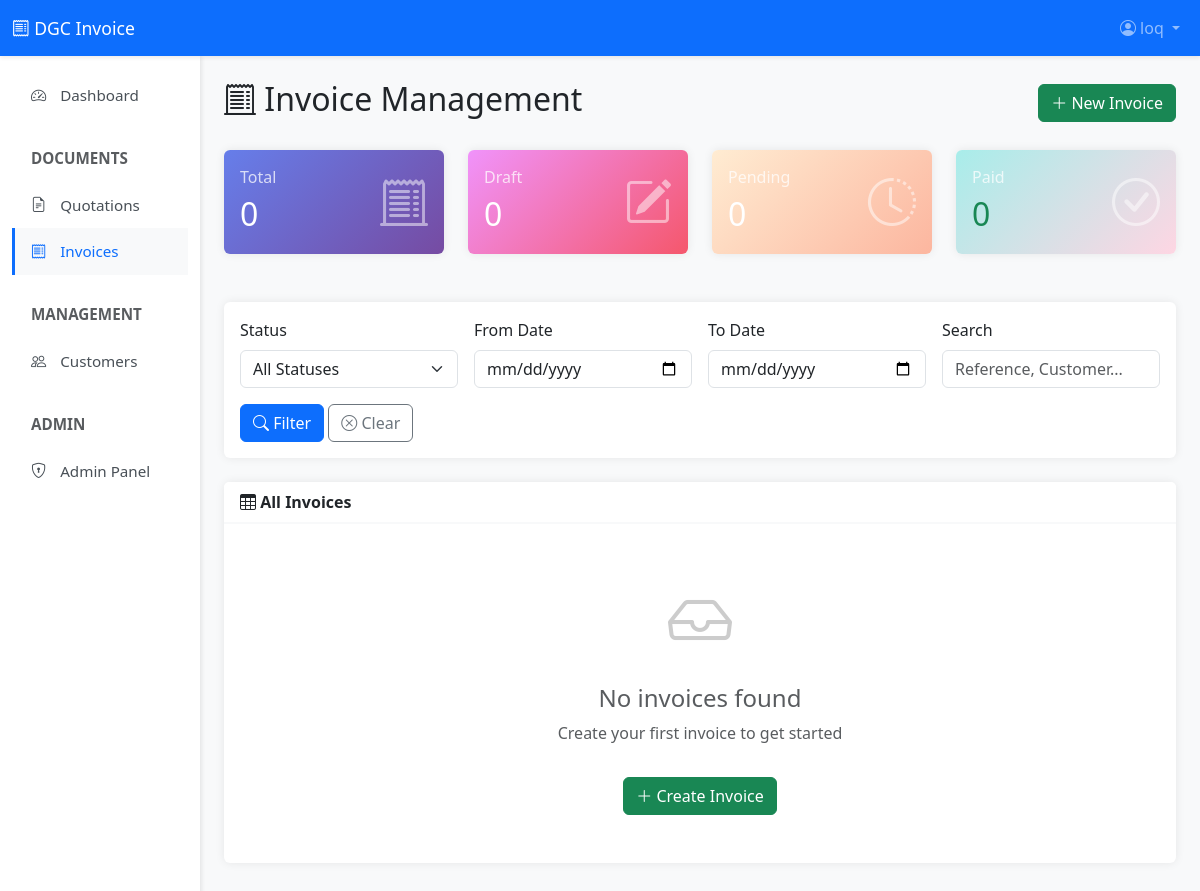
Before: /invoices/ (signed in) with the older database file.
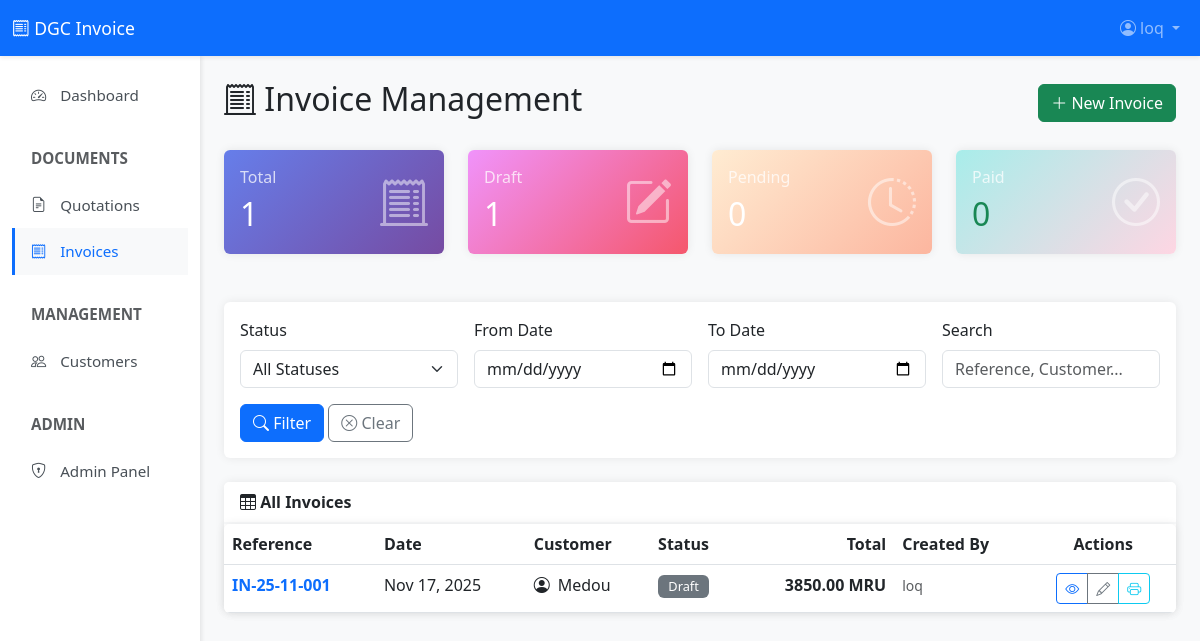
After: the same page with the newer database file.
### Invoice/models.py (models this page shows, shortened)
class Document(models.Model):
    DOCUMENT_TYPE_CHOICES = [
        ('quotation', 'Quotation'),
        ('invoice', 'Invoice'),
    ]
    STATUS_CHOICES = [
        ('draft', 'Draft'),
        ('pending', 'Pending'),
        ('approved', 'Approved'),
        ('rejected', 'Rejected'),
        ('paid', 'Paid'),
        ('cancelled', 'Cancelled'),
    ]
    CURRENCY_CHOICES = [
        ('MRU', 'MRU - Mauritanian Ouguiya'),
        ('USD', 'USD - US Dollar'),
        ('EUR', 'EUR - Euro'),
    ]
    document_type = models.CharField(
        max_length=20,
        choices=DOCUMENT_TYPE_CHOICES,
        default='quotation',
        help_text="Type of document"
    )
    reference = models.CharField(
        max_length=50,
        unique=True,
        help_text="Auto-generated: QT-YY-MM-XXX or IN-YY-MM-XXX"
    )
    date = models.DateField(default=datetime.now)
    customer = models.ForeignKey(
        Customer,
        on_delete=models.PROTECT,
        null=True,
        blank=True,
        related_name='documents',
        help_text="Link to customer database (optional)"
    )
    customer_name = models.CharField(max_length=200, help_text="Customer name (required)")
    customer_location = models.CharField(max_length=300, blank=True)
    customer_phone = models.CharField(max_length=20, blank=True)
    customer_po_ref = models.CharField(
        max_length=100,
        blank=True,
        verbose_name="Customer PO Reference",
        help_text="Customer's Purchase Order reference (for invoices)"
    )
    work_delivery = models.TextField(
        blank=True,
        verbose_name="Work Delivery Terms",
        help_text="Delivery terms (quotations only)"
    )
    payment_terms = models.TextField(
        blank=True,
        verbose_name="Payment Terms",
        help_text="Payment conditions (quotations only)"
    )
    currency = models.CharField(
        max_length=10,
        choices=CURRENCY_CHOICES,
        default='MRU'
    )
    tva_rate = models.DecimalField(
        max_digits=5,
        decimal_places=2,
        default=Decimal('0.00'),
        validators=[MinValueValidator(Decimal('0.00')), MaxValueValidator(Decimal('100.00'))],
        verbose_name="TVA Rate (%)",
        help_text="Tax rate in percentage"
    )
    amount_in_words = models.TextField(
        blank=True,
        help_text="Amount written in words (invoices only)"
    )
    status = models.CharField(
        max_length=20,
        choices=STATUS_CHOICES,
        default='draft'
    )
    converted_to_invoice = models.OneToOneField(
        'self',
        on_delete=models.SET_NULL,
        null=True,
        blank=True,
        related_name='source_quotation',
        help_text="Invoice created from this quotation"
    )
    approved_by = models.ForeignKey(
        User,
        on_delete=models.SET_NULL,
        null=True,
        blank=True,
        related_name='approved_documents'
    )
    approved_at = models.DateTimeField(null=True, blank=True)
    rejected_by = models.ForeignKey(
        User,
        on_delete=models.SET_NULL,
        null=True,
        blank=True,
        related_name='rejected_documents'
    )
    rejected_at = models.DateTimeField(null=True, blank=True)
    notes = models.TextField(
        blank=True,
        help_text="Internal notes (not shown on document)"
    )
    footer_text = models.TextField(
        blank=True,
        help_text="Additional text for document footer"
    )
    created_by = models.ForeignKey(
        User,
        on_delete=models.PROTECT,
        related_name='created_documents'
    )
    created_at = models.DateTimeField(auto_now_add=True)
    updated_at = models.DateTimeField(auto_now=True)
    class Meta:
        ordering = ['-date', '-created_at']
        indexes = [
            models.Index(fields=['-date']),
            models.Index(fields=['status']),
            models.Index(fields=['document_type']),
            models.Index(fields=['reference']),
            models.Index(fields=['customer']),
        ]
        verbose_name = "Document"
        verbose_name_plural = "Documents"
    @property
    def subtotal(self):
        return sum(item.total_price for item in self.items.all())
    @property
    def tva_amount(self):
        return (self.subtotal * self.tva_rate) / Decimal('100')
    @property
    def total(self):
        return self.subtotal + self.tva_amount

class DocumentItem(models.Model):
    UNIT_CHOICES = [
        ('PC', 'PC'),
        ('Unit', 'Unit'),
        ('Hour', 'Hour'),
        ('Day', 'Day'),
        ('Month', 'Month'),
        ('Set', 'Set'),
        ('Box', 'Box'),
        ('Kg', 'Kg'),
        ('Meter', 'Meter'),
        ('Liter', 'Liter'),
    ]
    document = models.ForeignKey(
        Document,
        on_delete=models.CASCADE,
        related_name='items'
    )
    item_number = models.PositiveIntegerField(
        help_text="Line item number (auto-generated)"
    )
    description = models.TextField(
        help_text="Description of the item/service"
    )
    unit = models.CharField(
        max_length=10,
        choices=UNIT_CHOICES,
        default='PC'
    )
    quantity = models.PositiveIntegerField(
        default=1,
        validators=[MinValueValidator(1)]
    )
    unit_price = models.DecimalField(
        max_digits=12,
        decimal_places=2,
        validators=[MinValueValidator(Decimal('0.00'))],
        help_text="Price per unit"
    )
    class Meta:
        ordering = ['item_number']
        unique_together = ['document', 'item_number']
        indexes = [
            models.Index(fields=['document', 'item_number']),
        ]
    @property
    def total_price(self):
        return self.quantity * self.unit_price

### Invoice/views.py (the view)
# urls.py: path('invoices/', views.InvoiceListView.as_view(), name='invoice_list'),
class InvoiceListView(LoginRequiredMixin, ListView):
    model = Document
    template_name = 'invoices/invoice_list.html'
    context_object_name = 'invoices'
    paginate_by = 20
    def get_queryset(self):
        queryset = Document.objects.filter(
            document_type='invoice'
        ).select_related(
            'customer', 'created_by', 'approved_by'
        ).prefetch_related('items')
        status = self.request.GET.get('status')
        if status:
            queryset = queryset.filter(status=status)
        search = self.request.GET.get('search')
        if search:
            queryset = queryset.filter(
                Q(reference__icontains=search) |
                Q(customer_name__icontains=search) |
                Q(customer_po_ref__icontains=search)
            )
        date_from = self.request.GET.get('date_from')
        date_to = self.request.GET.get('date_to')
        if date_from:
            queryset = queryset.filter(date__gte=date_from)
        if date_to:
            queryset = queryset.filter(date__lte=date_to)
        return queryset.order_by('-date', '-created_at')
    def get_context_data(self, **kwargs):
        context = super().get_context_data(**kwargs)
        all_invoices = Document.objects.filter(document_type='invoice')
        context['stats'] = {
            'total': all_invoices.count(),
            'draft': all_invoices.filter(status='draft').count(),
            'pending': all_invoices.filter(status='pending').count(),
            'approved': all_invoices.filter(status='approved').count(),
            'paid': all_invoices.filter(status='paid').count(),
        }
        context['current_status'] = self.request.GET.get('status', '')
        context['current_search'] = self.request.GET.get('search', '')
        return context

### Invoice/templates/invoices/invoice_list.html (shortened to what the changed rows need)
{% extends 'invoices/base.html' %}
{% block content %}
<div class="row mb-4">
    <div class="col">
        <div class="d-flex justify-content-between align-items-center">
            <h2>
                <i class="bi bi-receipt-cutoff"></i> Invoice Management
            </h2>
        </div>
    </div>
</div>
<div class="row g-4 mb-4">
    <div class="col-md-3">
        <div class="card text-white" style="background: linear-gradient(135deg, #667eea 0%, #764ba2 100%);">
            <div class="card-body">
                <div class="d-flex justify-content-between align-items-center">
                    <div>
                        <h6 class="card-subtitle mb-2 opacity-75">Total</h6>
                        <h2 class="card-title mb-0">{{ stats.total }}</h2>
                    </div>
                </div>
            </div>
        </div>
    </div>
    <div class="col-md-3">
        <div class="card text-white" style="background: linear-gradient(135deg, #f093fb 0%, #f5576c 100%);">
            <div class="card-body">
                <div class="d-flex justify-content-between align-items-center">
                    <div>
                        <h6 class="card-subtitle mb-2 opacity-75">Draft</h6>
                        <h2 class="card-title mb-0">{{ stats.draft }}</h2>
                    </div>
                </div>
            </div>
        </div>
    </div>
    <div class="col-md-3">
        <div class="card text-white" style="background: linear-gradient(135deg, #ffecd2 0%, #fcb69f 100%);">
            <div class="card-body">
                <div class="d-flex justify-content-between align-items-center">
                    <div>
                        <h2 class="card-title mb-0">{{ stats.pending }}</h2>
                    </div>
                </div>
            </div>
        </div>
    </div>
    <div class="col-md-3">
        <div class="card text-white" style="background: linear-gradient(135deg, #a8edea 0%, #fed6e3 100%);">
            <div class="card-body">
                <div class="d-flex justify-content-between align-items-center">
                    <div>
                        <h2 class="card-title mb-0 text-success">{{ stats.paid }}</h2>
                    </div>
                </div>
            </div>
        </div>
    </div>
</div>
<div class="card">
    <div class="card-body p-0">
        {% if invoices %}
            <div class="table-responsive">
                <table class="table table-hover mb-0">
                    <thead>
                        <tr>
                            <th>Reference</th>
                            <th>Date</th>
                            <th>Customer</th>
                            <th>Status</th>
                            <th class="text-end">Total</th>
                            <th>Created By</th>
                            <th class="text-center">Actions</th>
                        </tr>
                    </thead>
                    <tbody>
                        {% for invoice in invoices %}
                        <tr>
                            <td>
                                <a href="{% url 'document_detail' invoice.pk %}" class="text-decoration-none fw-bold">
                                    {{ invoice.reference }}
                                </a>
                            </td>
                            <td>{{ invoice.date|date:"M d, Y" }}</td>
                            <td>
                                <div class="d-flex align-items-center">
                                    <i class="bi bi-person-circle me-2"></i>
                                    {{ invoice.customer_name }}
                                </div>
                            </td>
                            <td>
                                <span class="badge status-{{ invoice.status }}">
                                    {{ invoice.get_status_display }}
                                </span>
                            </td>
                            <td class="text-end fw-bold">
                                {{ invoice.total|floatformat:2 }} {{ invoice.currency }}
                            </td>
                            <td>
                                <small class="text-muted">{{ invoice.created_by.username }}</small>
                            </td>
                            <td class="text-center">
                                <div class="btn-group btn-group-sm">
                                    <a href="{% url 'document_detail' invoice.pk %}"
                                       class="btn btn-outline-primary" title="View">
                                        <i class="bi bi-eye"></i>
                                    </a>
                                    {% if invoice.status == 'draft' or invoice.status == 'pending' %}
                                    <a href="{% url 'document_edit' invoice.pk %}"
                                       class="btn btn-outline-secondary" title="Edit">
                                        <i class="bi bi-pencil"></i>
                                    </a>
                                    {% endif %}
                                    <a href="{% url 'document_preview' invoice.pk %}"
                                       class="btn btn-outline-info" title="Preview" target="_blank">
                                        <i class="bi bi-printer"></i>
                                    </a>
                                </div>
                            </td>
                        </tr>
                        {% endfor %}
                    </tbody>
                </table>
            </div>
        {% else %}
            <div class="text-center py-5">
                <i class="bi bi-inbox" style="font-size: 4rem; color: #ccc;"></i>
                <h4 class="mt-3 text-muted">No invoices found</h4>
                <p class="text-muted">Create your first invoice to get started</p>
                <a href="{% url 'invoice_create' %}" class="btn btn-success mt-3">
                    <i class="bi bi-plus-lg"></i> Create Invoice
                </a>
            </div>
        {% endif %}
    </div>
</div>
{% endblock %}

Changed rows visible on the page:
added Document: reference "IN-25-11-001", date "Nov 17, 2025", customer_name "Medou", status "Draft", total "3850.00", currency "MRU", created_by.username "loq"
Other visible differences:
{{ stats.total }}: "0" → "1"
{{ stats.draft }}: "0" → "1"
text no longer shown: "No invoices found Create your first invoice to get started Create Invoice"
text now shown: "Reference Date Customer Status Total Created By Actions"
